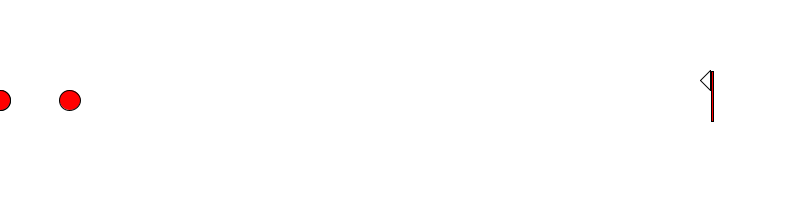
Frame 1 (no input)
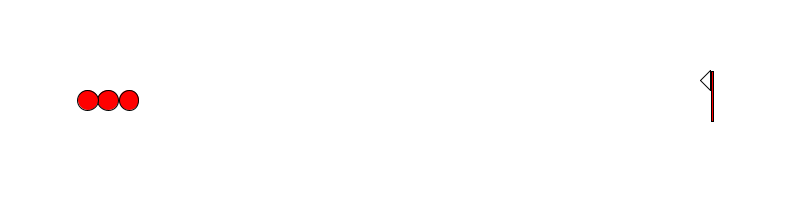
Frame 60 (the mouse pressed at the canvas centre just before this capture)
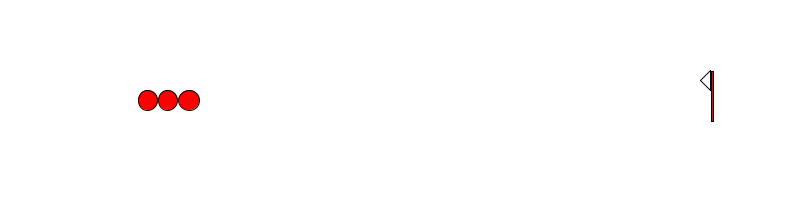
Frame 120 (the mouse held since frame 60 and released just before this capture)

The Processing sketch that drew these frames (run headless with seeded random() and noise(); from frame 60 on, the mouse is pressed at the canvas centre):

// Processing sketch: processing_166159
// ── processing_166159.pde

int l1=70;

int l2;

int l3;

int x=20;

void setup() {

 size(800, 200);

 }

 

 void draw(){

 background(255, 255, 255);

 fill (255, 0, 0);

 ellipse(l1, 100, 20+sin(l1), 20);

 ellipse(l2, 100, 20+sin(l2), 20);

 ellipse(l3, 100, 20+sin(l3), 20);

 

 l2=l1-x;

 l3=l2-x;

 

 l1=l1+1;

if (l1>=690){

l1=691;

}

 line(700, 80, 710, 70);

 line(700, 80, 710, 90);

 line(710, 70, 710, 90);

 rect(711, 71, 2, 50);

 }
